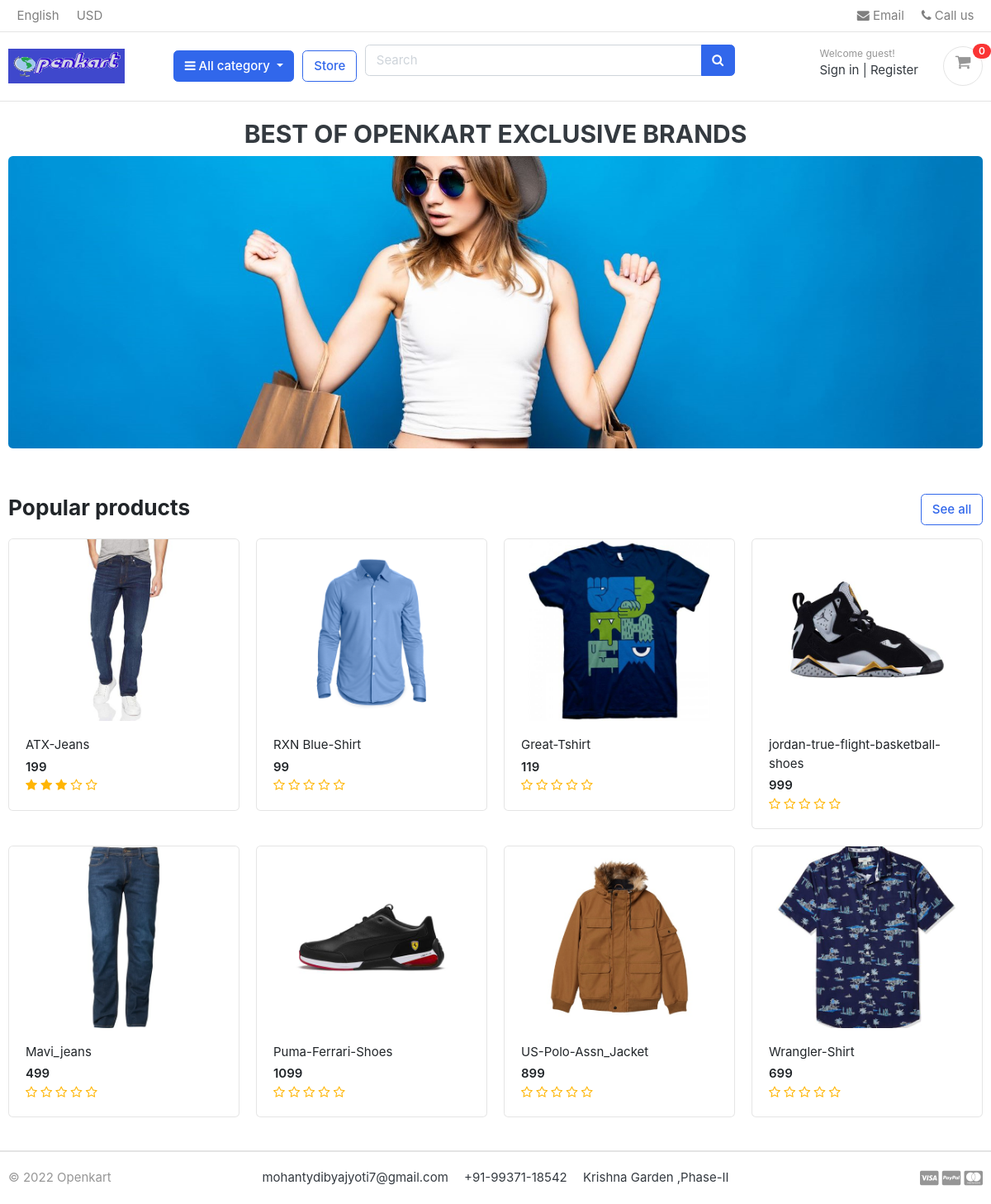
The page / on the database its author committed.
### store/models.py (models this page shows, shortened)
class Product(models.Model):
    product_name   = models.CharField(max_length=200,unique=True)
    slug           = models.SlugField(max_length=200,unique=True)
    description    = models.TextField(max_length=500,blank=True)
    price          = models.IntegerField()
    images         = models.ImageField(upload_to='photos/products')
    stock          = models.IntegerField()
    is_available   = models.BooleanField(default=True)
    category       = models.ForeignKey(Category,on_delete=models.CASCADE)
    created_date   = models.DateTimeField(auto_now_add=True)
    modified_date  = models.DateTimeField(auto_now=True)
    def get_url(self):
        return reverse('product_detail', args=[self.category.slug,self.slug])
    def averageReview(self):
        reviews = ReviewRating.objects.filter(product=self,status=True).aggregate(average=Avg('rating'))
        avg = 0
        if reviews['average'] is not None:
            avg = float(reviews['average'])
        return avg

### openkart/views.py (the view)
# urls.py: 2. Add a URL to urlpatterns:  path('', views.home, name='home')
def home(request):
    products = Product.objects.all().filter(is_available=True).order_by('created_date')
    for product in products:
        reviews = ReviewRating.objects.filter(product_id=product.id, status=True)
    context = {
        'products':products,
        'reviews' : reviews
    }
    return render(request,'home.html',context)

### carts/context_processors.py (called while the page is built)
def counter(request):
    cart_count = 0
    if 'admin' in request.path:
        return {}
    else:
        try:
            cart = Cart.objects.filter(cart_id=_cart_id(request))
            if request.user.is_authenticated:
                cart_items = CartItem.objects.all().filter(user=request.user)
            else:
                cart_items = CartItem.objects.all().filter(cart=cart[:1])
            for cart_item in cart_items:
                cart_count +=  cart_item.quantity
        except Cart.DoesNotExist:
            cart_count = 0
    return dict(cart_count=cart_count)

### carts/views.py (called while the page is built)
def _cart_id(request):
    cart = request.session.session_key
    if not cart:
        cart = request.session.create()
    return cart

### category/context_processors.py (called while the page is built)
def menu_links(request):
    links = Category.objects.all()
    return dict(links=links)

### category/models.py (called while the page is built)
    def get_url(self):
        return reverse('products_by_category',args=[self.slug])

### templates/home.html
{% extends 'base.html' %}
{% load static %}
{% block content %}
<section class="section-intro padding-y-sm">
<div class="container">
<div class="intro-banner-wrap">
	<h2 style="text-align: center;">BEST OF OPENKART EXCLUSIVE BRANDS </h2>
	<img src="{% static 'images/banners/cover.jpg' %}" class="img-fluid rounded">
</div>
</div>
</section>
<section class="section-name padding-y-sm">
<div class="container">
<header class="section-heading">
	<a href="{% url 'store' %}" class="btn btn-outline-primary float-right">See all</a>
	<h3 class="section-title">Popular products</h3>
</header>
<div class="row">
	{% for product in products %}
	<div class="col-md-3">
		<div class="card card-product-grid">
			<a href="{{product.get_url}}" class="img-wrap"> <img src="{{product.images.url}}"> </a>
			<figcaption class="info-wrap">
				<a href="{{product.get_url}}" class="title">{{product.product_name}}</a>
				<div class="price mt-1">{{product.price}}</div>
				<div class="rating-star">
					<span>
						<i class="fa fa-star{% if product.averageReview < 0.5 %}-o{% elif product.averageReview >= 0.5 and product.averageReview < 1 %}-half-o {% endif %}" aria-hidden="true"></i>
						<i class="fa fa-star{% if product.averageReview < 1.5 %}-o{% elif product.averageReview >= 1.5 and product.averageReview < 2 %}-half-o {% endif %}" aria-hidden="true"></i>
						<i class="fa fa-star{% if product.averageReview < 2.5 %}-o{% elif product.averageReview >= 2.5 and product.averageReview < 3 %}-half-o {% endif %}" aria-hidden="true"></i>
						<i class="fa fa-star{% if product.averageReview < 3.5 %}-o{% elif product.averageReview >= 3.5 and product.averageReview < 4 %}-half-o {% endif %}" aria-hidden="true"></i>
						<i class="fa fa-star{% if product.averageReview < 4.5 %}-o{% elif product.averageReview >= 4.5 and product.averageReview < 5 %}-half-o {% endif %}" aria-hidden="true"></i>
					</span>
				</div>
			</figcaption>
		</div>
	</div>
	{% endfor %}
</div>
</div>
</section>
</body>
</html>
{% endblock %}

### templates/base.html (shortened to what this page needs)
{% load static %}
<html lang="en">
<head>
<link href="{% static 'css/bootstrap.css' %}" rel="stylesheet" type="text/css"/>
<link href="{% static 'fonts/fontawesome/css/all.min.css' %}" type="text/css" rel="stylesheet">
<link href="{% static 'css/ui.css' %}" rel="stylesheet" type="text/css"/>
<link href="{% static 'css/responsive.css' %}" rel="stylesheet" media="only screen and (max-width: 1200px)" />
<link href="{% static 'css/custom.css' %}" rel="stylesheet" type="text/css"/>
<link rel="stylesheet" href="https://cdnjs.cloudflare.com/ajax/libs/font-awesome/4.7.0/css/font-awesome.min.css">
</head>
<body>
   {% include 'includes/navbar.html' %}
  {% block content %}{% endblock %}
  {% include 'includes/footer.html' %}

### templates/includes/navbar.html (shortened to what this page needs)
{% load static %}
<header class="section-header">
<nav class="navbar p-md-0 navbar-expand-sm navbar-light border-bottom">
<div class="container">
  <div class="collapse navbar-collapse" id="navbarTop4">
    <ul class="navbar-nav mr-auto">
    	<li class="nav-item dropdown">
		 	<a href="#" class="nav-link"> English </a>
		</li>
		<li class="nav-item dropdown">
			<a href="#" class="nav-link"> USD </a>
		</li>
    </ul>
    <ul class="navbar-nav">
		<li><a href="#" class="nav-link"> <i class="fa fa-envelope"></i> Email </a></li>
		<li><a  href="#" class="nav-link"> <i class="fa fa-phone"></i> Call us </a></li>
	</ul>
  </div>
</div>
</nav>
<section class="header-main border-bottom">
	<div class="container">
<div class="row align-items-center">
	<div class="col-lg-2 col-md-3 col-6">
		<a href="{% url 'home' %}" class="brand-wrap">
			<img class="logo"  src="{% static './images/logo.png' %}">
		</a>
	</div>
	<div class="col-lg col-sm col-md col-6 flex-grow-0">
		<div class="category-wrap dropdown d-inline-block float-right">
			<button type="button" class="btn btn-primary dropdown-toggle" data-toggle="dropdown">
				<i class="fa fa-bars"></i> All category
			</button>
		</div>
	</div>
	<a href="{% url 'store' %}" class="btn btn-outline-primary">Store</a>
	<div class="col-lg  col-md-6 col-sm-12 col">
		<form action="{% url 'search' %}" class="search" method="GET">
			<div class="input-group w-100">
			    <input type="text" class="form-control" style="width:60%;" placeholder="Search" name="keyword">
			    <div class="input-group-append">
			      <button class="btn btn-primary" type="submit">
			        <i class="fa fa-search"></i>
			      </button>
			    </div>
		    </div>
		</form>
	</div>
	<div class="col-lg-3 col-sm-6 col-8 order-2 order-lg-3">
				<div class="d-flex justify-content-end mb-3 mb-lg-0">
					{% if user.id is None %}
						<div class="widget-header">
							<small class="title text-muted">Welcome guest!</small>
							<div>
								<a href="{% url 'login' %}">Sign in</a> <span class="dark-transp"> | </span>
								<a href="{% url 'register' %}"> Register</a>
							</div>
						</div>
					{% endif %}
					<a href="{% url 'cart' %}" class="widget-header pl-3 ml-3 ">
						<div class="icon icon-sm rounded-circle border"><i class="fa fa-shopping-cart mt-2"></i></div>
						<span class="badge badge-pill badge-danger notify">{{cart_count}}</span>
					</a>
				</div>
			</div>
</div>
	</div>
</section>
</header>

### templates/includes/footer.html (shortened to what this page needs)
<footer class="section-footer border-top">
	<div class="container">
		<section class="footer-bottom border-top row">
			<div class="col-md-2">
				<p class="text-muted"> &copy 2022 Openkart  </p>
			</div>
			<div class="col-md-8 text-md-center">
				<span  class="px-2">mohantydibyajyoti7@gmail.com</span>
				<span  class="px-2">+91-99371-18542</span>
				<span  class="px-2">Krishna Garden ,Phase-II</span>
			</div>
			<div class="col-md-2 text-md-right text-muted">
				<i class="fab fa-lg fa-cc-visa"></i>
				<i class="fab fa-lg fa-cc-paypal"></i>
				<i class="fab fa-lg fa-cc-mastercard"></i>
			</div>
		</section>
	</div>
</footer>
</body>
</html>

### static/css/ui.css (style rules this page uses)
html { font-family: "Inter", sans-serif; font-size: 15px; }
.img-wrap { text-align: center; display: block; }
.img-wrap img { max-width: 100%; }
.icon-xs, .icon-sm, .icon-md, .icon-lg { display: inline-block; text-align: center; flex-shrink: 0; flex-grow: 0; }
.icon-sm { width: 48px; height: 48px; line-height: 48px !important; font-size: 20px; }
.padding-y-sm { padding-top: 20px; padding-bottom: 20px; }
.section-heading { margin-bottom: 20px; margin-top: 15px; }
.section-title { color: #212529; }
p:last-child { margin-bottom: 0; }
.header-main { position: relative; padding-top: 1rem; padding-bottom: 1rem; }
.brand-wrap .logo, .navbar-brand .logo { margin-right: 7px; max-height: 42px; display: inline-block; }
.widget-header { display: inline-block; vertical-align: middle; position: relative; }
.widget-header a { color: #343a40; }
.widget-header i { color: #969696; }
.widget-header .title { display: block; }
.widget-header .notify { position: absolute; top: -3px; right: -10px; }
.footer-bottom { padding-top: 20px; padding-bottom: 20px; }
[class*=card-product] a.title { color: #212529; display: block; }
[class*=card-product] .img-wrap { overflow: hidden; position: relative; }
[class*=card-product] .img-wrap img { height: 100%; max-width: 100%; width: auto; display: inline-block; -o-object-fit: cover; object-fit: cover; }
.card-product-grid { margin-bottom: 20px; }
.card-product-grid .img-wrap { border-radius: 0.2rem 0.2rem 0 0; height: 220px; }
.card-product-grid .info-wrap { overflow: hidden; padding: 18px 20px; }
.card .img-wrap { overflow: hidden; }
.notify { position: absolute; top: -4px; right: -10px; display: inline-block; padding: 0.25em 0.6em; font-size: 12px; line-height: 1; text-align: center; border-radius: 3rem; color: #fff; background-color: #fa3434; }
.price { font-weight: 600; color: #212529; }

### static/css/custom.css (style rules this page uses)
.rating-star i { color : #ffb503 !important; }

### rows shown on the page
Product: images (picture), product_name "ATX-Jeans", price "199"
Product: images (picture), product_name "RXN Blue-Shirt", price "99"
Product: images (picture), product_name "Great-Tshirt", price "119"
Product: images (picture), product_name "jordan-true-flight-basketball-shoes", price "999"
Product: images (picture), product_name "Mavi_jeans", price "499"
Product: images (picture), product_name "Puma-Ferrari-Shoes", price "1099"
Product: images (picture), product_name "US-Polo-Assn_Jacket", price "899"
Product: images (picture), product_name "Wrangler-Shirt", price "699"

### other values the page prints
{{ cart_count }} "0"
